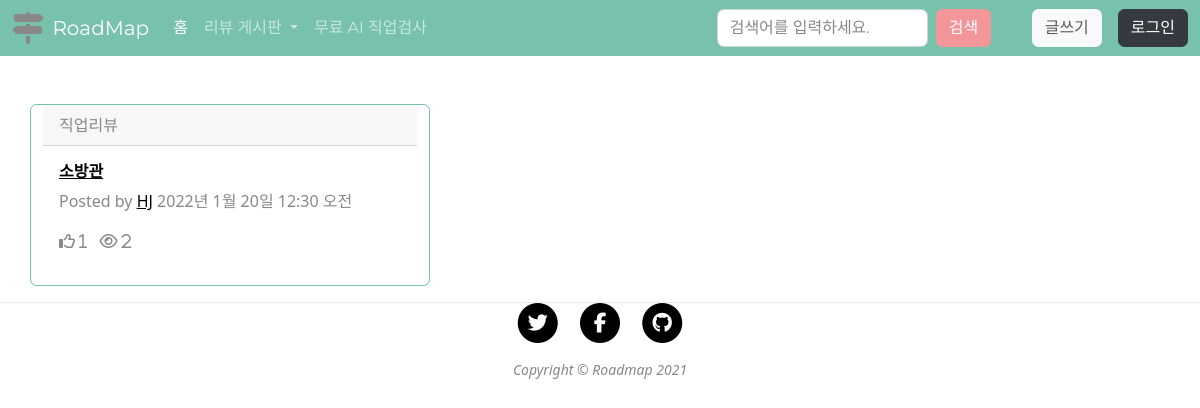
Before: /job/ with the older database file.
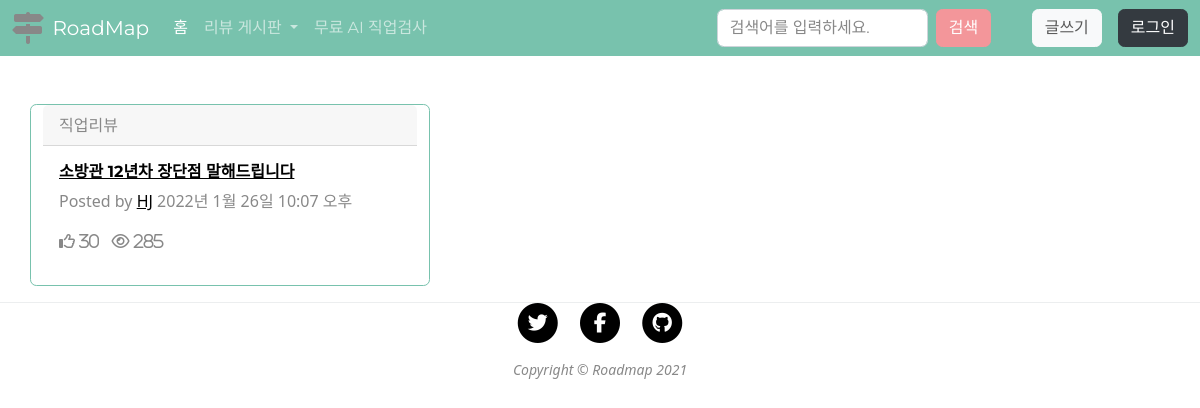
After: the same page with the newer database file.
### main/models.py (models this page shows, shortened)
class PostJob(models.Model):
    title = models.CharField(max_length=50)
    contents = models.TextField()
    img = models.ImageField()
    dateCreate = models.DateTimeField()
    category = TaggableManager()
    likeCount = models.IntegerField(null=True)
    viewCount = models.IntegerField(null=True)

### job/views.py (the view)
# urls.py: path('job/', job, name='job'),
def job(request):
    post_job = PostJob.objects.all()  # 모든 객체를 조회해서 쿼리셋으로 반환
    return render(request, 'job.html', {'post_job': post_job})

### job/templates/job.html (shortened to what this page needs)
{% extends "base.html" %}
{% block body %}
{% load static %}
<div class="container">
    <div class="row">
        <div class="card border-primary mb-3" style="max-width: 25rem;">
            <div class="card-header">직업리뷰</div>
            {% for post_job_detail in post_job %}
            <div class="card-body">
                <a href="{% url 'jobdetail' post_job_detail.pk %}">
                <h6 class="card-title">{{post_job_detail.title}}</h6>
                </a>
                <p class="card-text">Posted by
                    <a href="#!">HJ</a>
                    {{post_job_detail.dateCreate}}
                </p>
                <p class="post-counter">
                    <i class="far fa-thumbs-up"> {{post_job_detail.likeCount}}</i>
                    <i class="far fa-eye"> {{post_job_detail.viewCount}}</i>
            </div>
            {% endfor %}
        </div>
    </div>
</div>
{% endblock body %}

Changed rows visible on the page:
removed PostJob: title "소방관", dateCreate "2022년 1월 20일 12:30 오전", likeCount "1", viewCount "2"
added PostJob: title "소방관 12년차 장단점 말해드립니다", dateCreate "2022년 1월 26일 10:07 오후", likeCount "30", viewCount "285"
